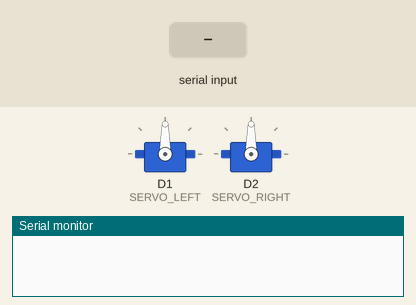
This sketch was run on a simulated ESP8266 (NodeMCU). Parts: 2 × servo, the last lines printed to the serial monitor. Inputs (shaded band) come from the test bench.

Above: at 1.2 s.
1.3 s: "30,150\n" received over Serial
At 2.6 s:
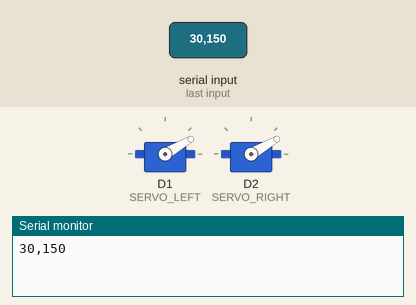
2.9 s: "5\n" received over Serial
At 3.8 s:
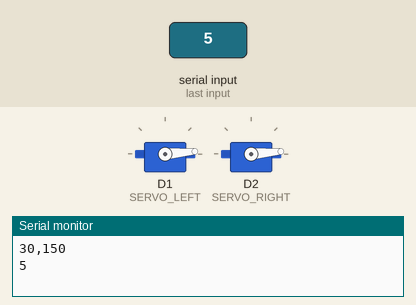
4.5 s: "200\n" received over Serial
At 5.1 s:
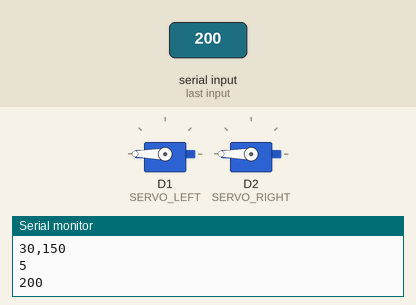
6.1 s: "90,45\n" received over Serial
At 7.5 s:
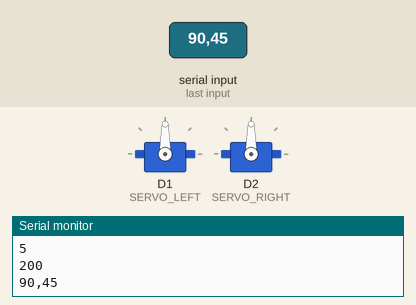
Timing chart, 0 to 8.7 s (numbered marks = the images above; inputs shaded):
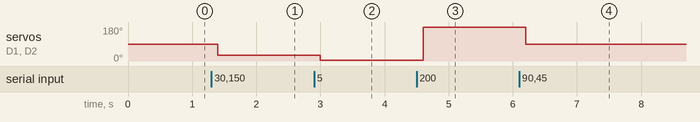

The sketch:

servo_test.ino
```cpp
/* Simple code to put PMW value reading from serial monitor
to servo motor
By: Loc Nguyen
*/

#include <Arduino.h>
#include <Servo.h>

const int SERVO_LEFT = D1;
const int SERVO_RIGHT = D2;
Servo servo_left;
Servo servo_right;
int servo_left_ctr = 90;
int servo_right_ctr = 90;

String inputData = "";
bool receivedData = false;

void setup() {
  // setup Serial, LEDs and Motors
    Serial.begin(9600);
    inputData.reserve(100);
    drive(servo_left_ctr,servo_right_ctr);

    servo_left.attach(SERVO_LEFT);
    servo_right.attach(SERVO_RIGHT);
}

void serialEvent() {
  while (Serial.available()) {
    // get the new byte:
    char inChar = (char)Serial.read();
    // add it to the inputData:
    inputData += inChar;
    // if the incoming character is a newline, set a flag so the main loop can
    if (inChar == '\n') {
      receivedData = true;
    }
  }
}

void drive(int left, int right) {
  servo_left.write(left);
  servo_right.write(right);
}

void loop() {
  serialEvent();
  if (receivedData) {
    delay(100);
    int data = inputData.toInt();
    Serial.println( inputData );

    drive(data,data);

    // clear the data:
    inputData = "";
    receivedData = false;
    }
}
```

Measured:
- after the input at 1.3 s, servo on D1 (SERVO_LEFT), servo on D2 (SERVO_RIGHT): 90° → 30° after 0.10 s
- after the input at 2.9 s, servo on D1 (SERVO_LEFT), servo on D2 (SERVO_RIGHT): 30° → 5° after 0.10 s
- after the input at 4.5 s, servo on D1 (SERVO_LEFT), servo on D2 (SERVO_RIGHT): 5° → 180° after 0.10 s
- after the input at 6.1 s, servo on D1 (SERVO_LEFT), servo on D2 (SERVO_RIGHT): 180° → 90° after 0.10 s
